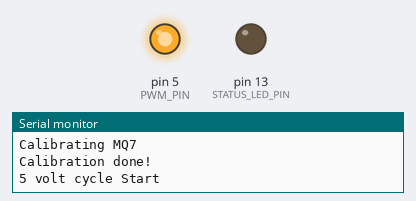
A sketch run on a simulated Arduino Nano, built with avr-gcc and run on an emulated ATmega328P. Parts: output pins drawn as LEDs (lit = HIGH), the last lines printed to the serial monitor.

Above: at 0.1 s.
At 60.1 s:
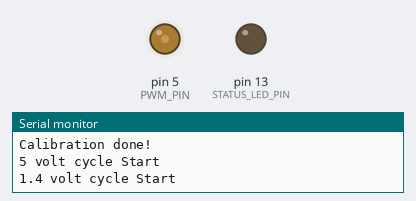
Timing chart, 0 to 61.6 s (numbered marks = the images above):
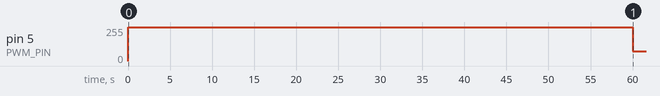

The sketch:

MQ7_Bluetooth.ino
```cpp
// Read an MQ-7 data and transmit it with HM-10 bluetooth module.
// https://github.com/gavinlyonsrepo/MQ7BlueTooth


#include "MQ7.h" // https://github.com/fjebaker/MQ7
#include <SoftwareSerial.h> // for bluetooth comms

#define A_PIN 0 // Analog pin to read sensor A0 output
#define VOLTAGE 5 // VCC of sensor
#define PWM_PIN 5 // PWN pin to pulse Sensor power

#define PWM_HIGH_STATE 255 // 5V
// #define PWM_LOW_STATE 107 // jfet 1.4 + .7 = 2.1 V , 2,1/5 = 42% of 255
#define PWM_LOW_STATE 72 // MOSFET 1.4V

#define HEAT_ON_TIME 60000 // seconds , High voltage heating  period
#define HEAT_LOW_TIME 90000 // seconds , Low voltage heating period
#define READ_DELAY 1000 // seconds, delay between starting each sensor read cycle
#define READ_DELAY_TWO 50 // delay between switching  sensor back to 5V and reading it after low heating cycle

#define STATUS_LED_PIN 13 // Status LED pin , for this example we use onboard NANO LED

#define MCU_RX_PIN 4  // TX on bluetooth module
#define MCU_TX_PIN 6  // RX on bluetooth module

// Init MQ7 device
MQ7 mq7(A_PIN, VOLTAGE);

// Init bluetooth comms,  RX(TX on module) , TX(RX on module)
SoftwareSerial BTserial( MCU_RX_PIN, MCU_TX_PIN);

void setup() {
	// Serial Setup
  Serial.begin(9600);
	while (!Serial) {
		;	// wait for serial connection
	}

  // Bluetooth setup
  // Set baud rate of HC-06 that you set up using the FTDI USB-to-Serial module
  BTserial.begin(9600);

  // Status LED setup
	pinMode(STATUS_LED_PIN, OUTPUT);

  // PWM Sensor setup
  pinMode(PWM_PIN, OUTPUT);
  analogWrite(PWM_PIN, PWM_HIGH_STATE); // 255 is DC 5V output

  // Calibrate sensor optional see notes
  Serial.println(""); 	// blank new line
  Serial.println("Calibrating MQ7");
  mq7.calibrate();		// calculates R0
	Serial.println("Calibration done!");
}

void loop() {

  float SensorPPM = 0.0;

  // (1) 5 Volt PWM on Sensor
  Serial.println("5 volt cycle Start");
  analogWrite(PWM_PIN, PWM_HIGH_STATE); // 255 is DC 5V output
  delay(HEAT_ON_TIME);            // heat for 60 second

  // (2) 1.4 Volt signal now reduce the heating power
  Serial.println("1.4 volt cycle Start");
  analogWrite(PWM_PIN, PWM_LOW_STATE);  // turn the heater to approx 1,4V
  delay(HEAT_LOW_TIME);            // wait for 90 seconds

  // (3a) we need to read the sensor at 5V.
  analogWrite(PWM_PIN, PWM_HIGH_STATE); // 255 is DC 5V output
  delay (READ_DELAY_TWO);
  SensorPPM = mq7.readPpm();

  // (3b)  send PPM data to serial port
  Serial.print("PPM = ");
  Serial.println(SensorPPM);
	Serial.println(""); 	// blank new line

  // (3c)  send PPM data to bluetooth
  BTserial.println(SensorPPM);

  // (4) wait a while & toggle LED and start again
	delay(READ_DELAY); //wait
  digitalWrite(STATUS_LED_PIN, !digitalRead(STATUS_LED_PIN));
}
```

Measured:
- by itself, pin 5 (PWM_PIN): 255/255 → 72/255 at 60.0 s
